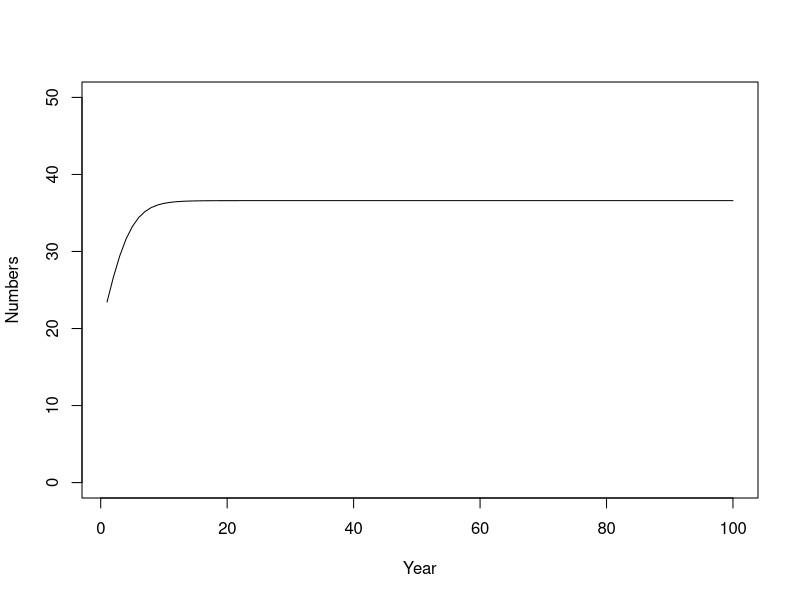
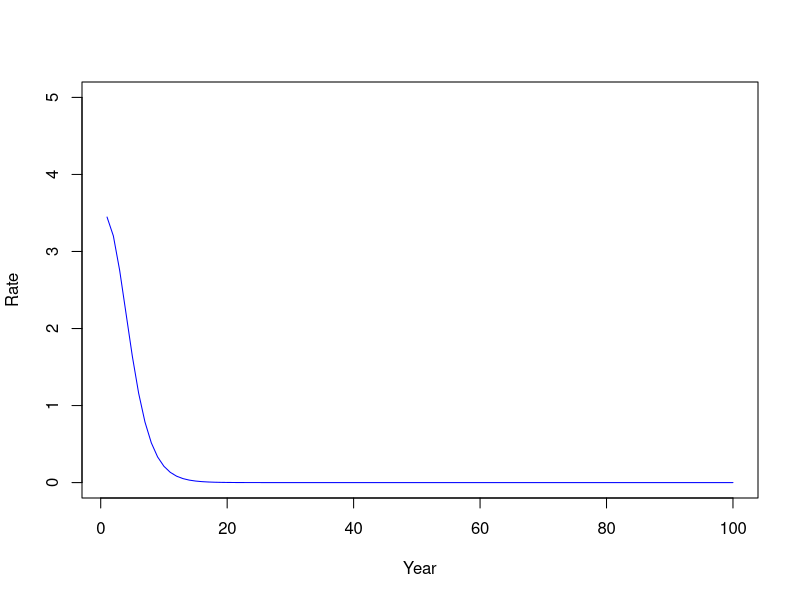
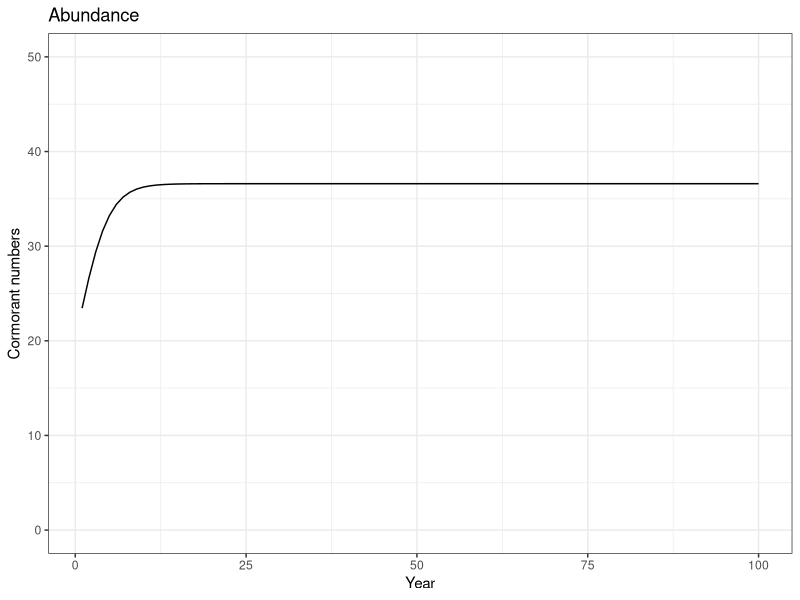
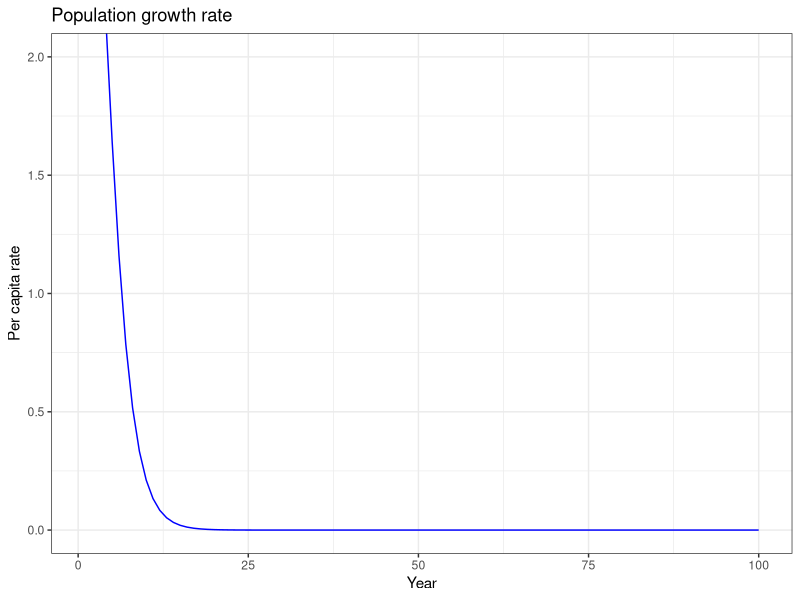

Write R code to recreate these figures, in order.
## Assignment 2.1b --- logistic pop dy

#First model - simple closed population

# Define starting values for state variables (only one in this case)
birds <- 20

# Define variables for processes
# 1-1b use r and K instead of a-d
r <- 0.38
K <- 36.6
# hr <- .31
# 1-1b - r = .4 and K = 36.6 give pretty similar dynamics.

# Set up vectors for time series of numbers and rates
birds_over_time <- numeric(100)
# 1-1b only one rate in this case
growth_rate <- numeric(100)


# Start the main simulation loop over time
for (i in 1:100) {   # we will run the model for 100 time steps
  
  # 1-1b calculate the population growth rate according to our (logistic) dynamic process
  gr <- r * birds * ( 1 - birds/K)
#  harvest <- hr * birds

  # 1-1b Apply the tautology
  birds <- birds + gr # - harvest
  
  # Update the vectors of numbers and rates
  birds_over_time[i] <- birds
  growth_rate[i] <- gr
  
  #close the time loop
}

# Plot the results - base version
x <- seq(from=1,to=100)
plot(birds_over_time~x, xlab = "Year", ylab = "Numbers", type='l',
     ylim=c(0,50))
plot(growth_rate~x, xlab="Year", ylab="Rate", type = "l",
     ylim=c(0,5), col='blue')

# Plot the results - ggplot version
library(ggplot2)
x <- seq(from=1,to=100)
Number_plot <- ggplot() +
  geom_line(mapping=aes(x=x,y=birds_over_time)) +
  labs(title = "Abundance",
       x = "Year",
       y = "Cormorant numbers") +
  coord_cartesian(ylim=c(0,50)) +
  theme_bw()
plot(Number_plot)
Rate_plot <- ggplot() +
  geom_line(mapping=aes(x=x,y=growth_rate),
            color='blue') +

  labs(title = "Population growth rate",
       x="Year",
       y="Per capita rate") +
  coord_cartesian(ylim=c(0,2)) +
  theme_bw()
plot(Rate_plot)

